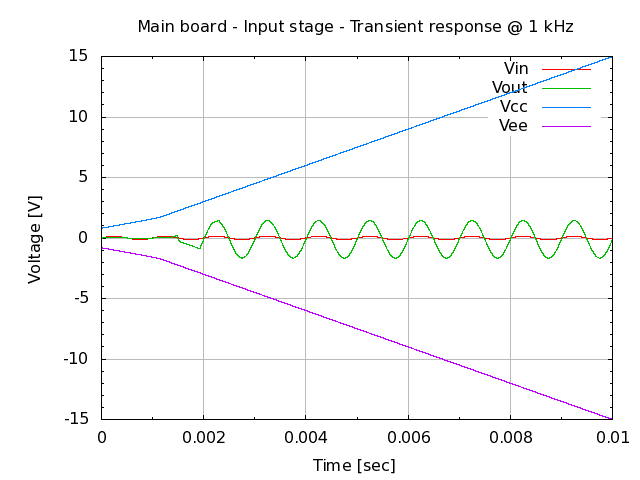

Write gnuplot code to recreate this figure.
# setup terminal
set term png

# setup graph
set output "26.000.00.02.04-2.png"
set title "Main board - Input stage - Transient response @ 1 kHz"

# setup Y-axis
set yrange [-15:15]
set grid ytics lt 1 lw 1 lc rgb "#bbbbbb"
set mytics
set ylabel "Voltage [V]"

# setup X-axis
set grid xtics lt 1 lw 1 lc rgb "#bbbbbb"
set mxtics
set xrange [0:0.01]
set xlabel "Time [sec]"

# setup plot style
set style data lines
plot '26.000.00.02.04.dat' using 1:2 title "Vin", \
     '26.000.00.02.04.dat' using 1:3 title "Vout", \
     '26.000.00.02.04.dat' using 1:4 title "Vcc", \
     '26.000.00.02.04.dat' using 1:5 title "Vee"

# set output back to default
set output

# reset terminal type
set terminal pop
